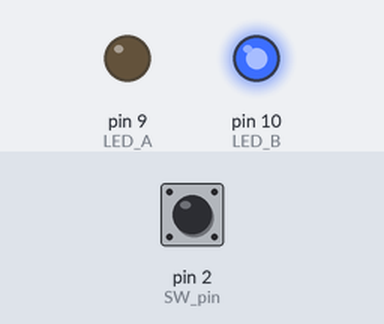
This sketch was run on a simulated Arduino Uno, built with avr-gcc and run on an emulated ATmega328P. On the bench: output pins drawn as LEDs (lit = HIGH). The inputs (shaded band) are chosen by the test bench; at power-on: pin 2 (SW_pin) LOW.

Above: at 1.2 s.
1.3 s: pin 2 (SW_pin) pulled HIGH for 0.15 s
At 2.6 s:
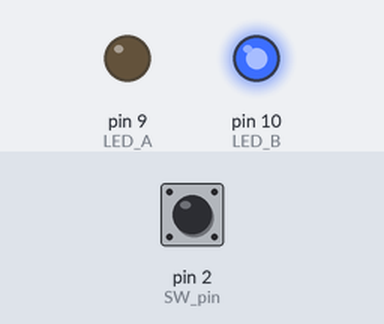
2.9 s: pin 2 (SW_pin) pulled HIGH for 3.2 s
At 3.7 s:
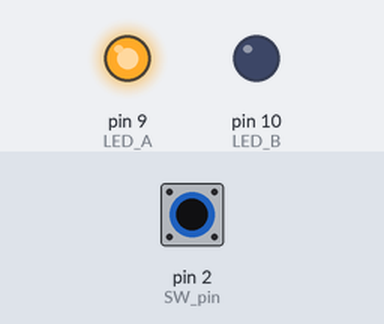
Timing chart, 0 to 7.6 s (numbered marks = the images above; inputs shaded):
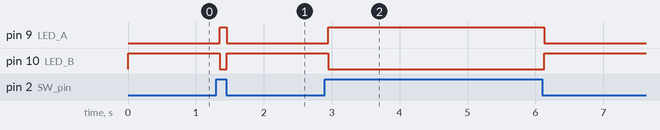

The sketch:

Switch_Count.ino
```cpp
#define ON HIGH
#define OFF LOW
const int LED_A=9, LED_B=10;
const int SW_pin=2;

int SW_State=OFF;
int SW_Count = 1;
int Count = 0;

void setup() {
  // put your setup code here, to run once:
  pinMode(9,OUTPUT); //9番LEDピン
  pinMode(10,OUTPUT);//10番LEDピン
  pinMode(2,INPUT);//2番SWピン
  digitalWrite(LED_A, LOW);
  digitalWrite(LED_B, LOW);
}

void loop() {
  // put your main code here, to run repeatedly:
  SW_State = digitalRead(SW_pin);
  if(SW_State == ON){
    delay(50);
    Count++;
    Serial.print("スイッチが押されたよ. 押された回数:");
    Serial.println(SW_Count);
    digitalWrite(LED_A, HIGH);
    digitalWrite(LED_B, LOW);
  }
  else {
    if(Count > 1){ //チャタリングで一気に+50くらいになる対策
      Count = 1;
    }
    SW_Count += Count;
    digitalWrite(LED_A, LOW);
    digitalWrite(LED_B, HIGH);
    Count = 0; //初期化
  }
  SW_State = OFF;
}
```

Measured:
- after the input at 1.3 s, pin 9 (LED_A): LOW → HIGH after 0.05 s, → LOW 0.10 s later; pin 10 (LED_B): HIGH → LOW after 0.05 s, → HIGH 0.10 s later
- after the input at 2.9 s, pin 9 (LED_A): LOW → HIGH after 0.05 s, → LOW 3.2 s later; pin 10 (LED_B): HIGH → LOW after 0.05 s, → HIGH 3.2 s later
